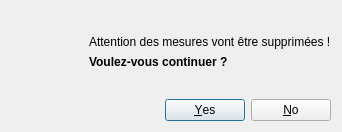
<?xml version="1.0" encoding="UTF-8"?>
<ui version="4.0">
 <author>Nicolas Szakacs</author>
 <class>Dialog</class>
 <widget class="QDialog" name="Dialog">
  <property name="windowModality">
   <enum>Qt::ApplicationModal</enum>
  </property>
  <property name="geometry">
   <rect>
    <x>0</x>
    <y>0</y>
    <width>338</width>
    <height>132</height>
   </rect>
  </property>
  <property name="windowTitle">
   <string>Confirmation</string>
  </property>
  <property name="windowIcon">
   <iconset resource="../resources.qrc">
    <normaloff>:/icon.png</normaloff>:/icon.png</iconset>
  </property>
  <layout class="QGridLayout" name="gridLayout">
   <item row="1" column="0">
    <widget class="QDialogButtonBox" name="buttonBox">
     <property name="cursor">
      <cursorShape>PointingHandCursor</cursorShape>
     </property>
     <property name="orientation">
      <enum>Qt::Horizontal</enum>
     </property>
     <property name="standardButtons">
      <set>QDialogButtonBox::No|QDialogButtonBox::Yes</set>
     </property>
     <property name="centerButtons">
      <bool>false</bool>
     </property>
    </widget>
   </item>
   <item row="0" column="0">
    <layout class="QHBoxLayout" name="horizontalLayout_2">
     <property name="topMargin">
      <number>0</number>
     </property>
     <item>
      <widget class="QLabel" name="logo_warning">
       <property name="minimumSize">
        <size>
         <width>72</width>
         <height>72</height>
        </size>
       </property>
       <property name="text">
        <string/>
       </property>
       <property name="pixmap">
        <pixmap>:/icons/icons8-warning-96.png</pixmap>
       </property>
      </widget>
     </item>
     <item>
      <layout class="QVBoxLayout" name="verticalLayout">
       <item>
        <spacer name="verticalSpacer_2">
         <property name="orientation">
          <enum>Qt::Vertical</enum>
         </property>
         <property name="sizeHint" stdset="0">
          <size>
           <width>20</width>
           <height>40</height>
          </size>
         </property>
        </spacer>
       </item>
       <item>
        <widget class="QLabel" name="titre_1">
         <property name="font">
          <font>
           <weight>50</weight>
           <bold>false</bold>
          </font>
         </property>
         <property name="text">
          <string>Attention des mesures vont être supprimées !</string>
         </property>
        </widget>
       </item>
       <item>
        <widget class="QLabel" name="titre_2">
         <property name="font">
          <font>
           <weight>75</weight>
           <bold>true</bold>
          </font>
         </property>
         <property name="text">
          <string>Voulez-vous continuer ?</string>
         </property>
        </widget>
       </item>
       <item>
        <spacer name="verticalSpacer_3">
         <property name="orientation">
          <enum>Qt::Vertical</enum>
         </property>
         <property name="sizeHint" stdset="0">
          <size>
           <width>20</width>
           <height>40</height>
          </size>
         </property>
        </spacer>
       </item>
      </layout>
     </item>
    </layout>
   </item>
  </layout>
 </widget>
 <connections>
  <connection>
   <sender>buttonBox</sender>
   <signal>accepted()</signal>
   <receiver>Dialog</receiver>
   <slot>accept()</slot>
   <hints>
    <hint type="sourcelabel">
     <x>248</x>
     <y>254</y>
    </hint>
    <hint type="destinationlabel">
     <x>157</x>
     <y>274</y>
    </hint>
   </hints>
  </connection>
  <connection>
   <sender>buttonBox</sender>
   <signal>rejected()</signal>
   <receiver>Dialog</receiver>
   <slot>reject()</slot>
   <hints>
    <hint type="sourcelabel">
     <x>316</x>
     <y>260</y>
    </hint>
    <hint type="destinationlabel">
     <x>286</x>
     <y>274</y>
    </hint>
   </hints>
  </connection>
 </connections>
</ui>
